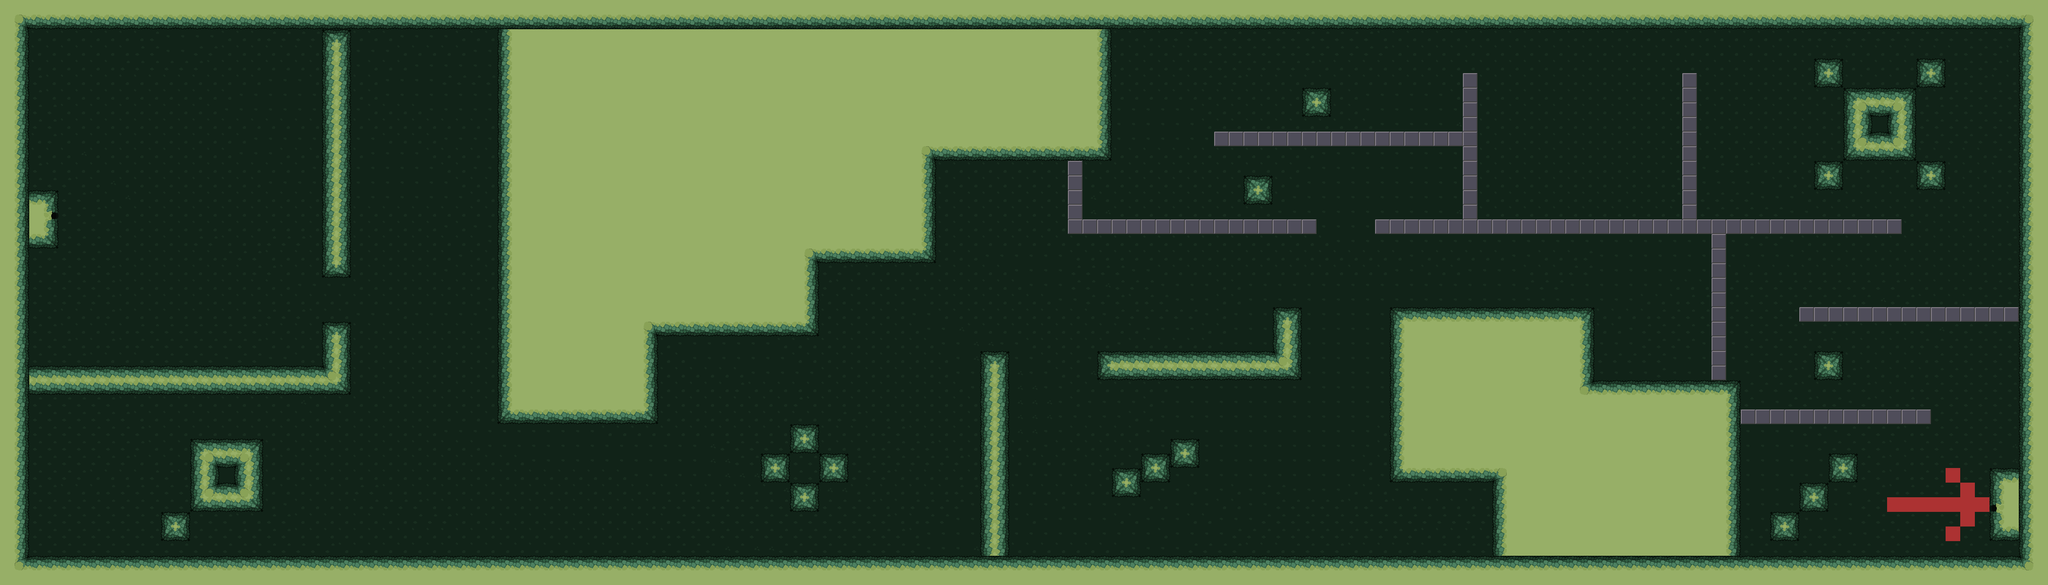

A 2D game scene composited from a Tiled map and its tileset images. What follows is a short description and the map's XML, with each tile layer's data collapsed to a summary:
An orthogonal 140x40 tile map with 32x32 px tiles, 1 tile layer (tileView), 2 tilesets and 104 objects.

<map version="1.4" tiledversion="1.4.3" orientation="orthogonal" renderorder="right-down" width="140" height="40" tilewidth="32" tileheight="32" infinite="0" nextlayerid="9" nextobjectid="114">
 <editorsettings>
  <export target="level3.lua" format="lua" />
 </editorsettings>
 <tileset firstgid="1" name="tiles" tilewidth="32" tileheight="32" tilecount="192" columns="24">
  <image source="allTiles.png" width="768" height="256" />
 </tileset>
 <tileset firstgid="193" name="tiles2" tilewidth="32" tileheight="32" tilecount="483" columns="23">
  <image source="tiles_3.png" width="736" height="672" />
 </tileset>
 <layer id="1" name="tileView" width="140" height="40">
  <data>[5600 cells, 5600 non-empty, 24 distinct tile ids]</data>
 </layer>
 <objectgroup id="2" name="boundary">
  <object id="1" x="1" y="1" width="4480" height="57" />
  <object id="2" x="4417" y="60" width="62" height="1217" />
  <object id="3" x="-1" y="1219" width="4416" height="63" />
  <object id="4" x="-1" y="61" width="59" height="1157" />
  <object id="5" x="60" y="418" width="62" height="120" />
  <object id="6" x="61" y="801" width="705" height="60" />
  <object id="7" x="706" y="704" width="58" height="93" />
  <object id="8" x="705" y="62" width="63" height="544" />
  <object id="9" x="415" y="962" width="159" height="155" />
  <object id="10" x="353" y="1121" width="63" height="63" />
  <object id="11" x="1089" y="64" width="31" height="860" />
  <object id="13" x="1120" y="900" width="318" height="26" />
  <object id="14" x="1408" y="707" width="28" height="191" />
  <object id="15" x="1730" y="931" width="62" height="61" />
  <object id="16" x="1666" y="994" width="61" height="62" />
  <object id="17" x="1729" y="1059" width="59" height="58" />
  <object id="18" x="1793" y="994" width="58" height="61" />
  <object id="19" x="1436" y="711" width="352" height="21" />
  <object id="20" x="1764" y="553" width="23" height="156" />
  <object id="21" x="1788" y="553" width="255" height="17" />
  <object id="23" x="2145" y="772" width="60" height="443" />
  <object id="24" x="2019" y="332" width="23" height="219" />
  <object id="25" x="2042" y="331" width="389" height="17" />
  <object id="26" x="2409" y="61" width="18" height="268" />
  <object id="27" x="2336" y="349" width="32" height="161" />
  <object id="28" x="2367" y="480" width="514" height="33" />
  <object id="29" x="2403" y="771" width="442" height="56" />
  <object id="30" x="2786" y="669" width="60" height="99" />
  <object id="31" x="2430" y="1026" width="64" height="60" />
  <object id="32" x="2496" y="992" width="65" height="61" />
  <object id="33" x="2566" y="960" width="58" height="63" />
  <object id="34" x="2720" y="385" width="65" height="59" />
  <object id="35" x="2850" y="194" width="62" height="59" />
  <object id="36" x="2655" y="288" width="546" height="30" />
  <object id="38" x="3009" y="481" width="1150" height="30" />
  <object id="39" x="3199" y="159" width="34" height="320" />
  <object id="40" x="3680" y="161" width="33" height="319" />
  <object id="42" x="3745" y="512" width="32" height="321" />
  <object id="43" x="3041" y="672" width="445" height="35" />
  <object id="44" x="3042" y="709" width="30" height="343" />
  <object id="45" x="3073" y="1029" width="218" height="23" />
  <object id="46" x="3264" y="1053" width="29" height="166" />
  <object id="47" x="3460" y="709" width="25" height="146" />
  <object id="48" x="3489" y="836" width="313" height="31" />
  <object id="49" x="3780" y="870" width="26" height="347" />
  <object id="50" x="3970" y="130" width="65" height="67" />
  <object id="51" x="4195" y="128" width="60" height="67" />
  <object id="52" x="4036" y="192" width="153" height="157" />
  <object id="53" x="3971" y="350" width="60" height="65" />
  <object id="55" x="4192" y="351" width="65" height="66" />
  <object id="56" x="3936" y="671" width="480" height="33" />
  <object id="57" x="3968" y="768" width="62" height="61" />
  <object id="58" x="3807" y="896" width="417" height="31" />
  <object id="59" x="4001" y="993" width="63" height="63" />
  <object id="60" x="3937" y="1057" width="62" height="59" />
  <object id="61" x="3873" y="1122" width="67" height="60" />
  <object id="62" x="4355" y="1025" width="62" height="156" />
 </objectgroup>
 <objectgroup id="3" name="zombies">
  <object id="63" x="198" y="1076" />
  <object id="64" x="459" y="913" />
  <object id="65" x="705" y="1166" />
  <object id="66" x="1032" y="967" />
  <object id="67" x="1150" y="1164" />
  <object id="68" x="798" y="982" />
  <object id="69" x="1322" y="1002" />
  <object id="70" x="815" y="486" />
  <object id="71" x="1021" y="403" />
  <object id="72" x="813" y="285" />
  <object id="75" x="1563" y="806" />
  <object id="76" x="1647" y="1191" />
  <object id="77" x="2152" y="532" />
  <object id="78" x="2497" y="700" />
  <object id="79" x="2552" y="562" />
  <object id="80" x="1982" y="637" />
  <object id="84" x="3220" y="103" />
  <object id="85" x="2965" y="102" />
  <object id="89" x="3433" y="385" />
  <object id="90" x="3617" y="368" />
  <object id="91" x="3537" y="218" />
  <object id="92" x="3281" y="273" />
  <object id="93" x="3870" y="418" />
  <object id="94" x="4136" y="428" />
  <object id="95" x="4355" y="291" />
  <object id="96" x="4132" y="108" />
  <object id="100" x="994" y="178" />
  <object id="101" x="858" y="177" />
  <object id="102" x="2889" y="1147" />
  <object id="103" x="3122" y="1140" />
  <object id="104" x="2942" y="851" />
  <object id="105" x="4116" y="1139" />
  <object id="106" x="4276" y="1181" />
 </objectgroup>
 <objectgroup id="5" name="tnt" />
 <objectgroup id="6" name="fruits">
  <object id="107" x="3212" y="1098" />
  <object id="108" x="3627" y="747" />
 </objectgroup>
 <objectgroup id="4" name="soldiers">
  <object id="73" x="1868" y="861" />
  <object id="74" x="1917" y="1136" />
  <object id="81" x="2714" y="934" />
  <object id="82" x="2456" y="1177" />
  <object id="83" x="3026" y="550" />
  <object id="86" x="3017" y="238" />
  <object id="87" x="2592" y="385" />
  <object id="88" x="3785" y="137" />
  <object id="97" x="4287" y="766" />
  <object id="98" x="4318" y="910" />
  <object id="99" x="3984" y="585" />
 </objectgroup>
 <objectgroup id="8" name="flag">
  <object id="113" x="4339" y="1108" />
 </objectgroup>
</map>